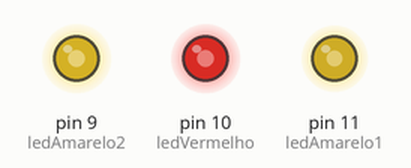
This program was run on a simulated Arduino Uno, built with avr-gcc and run on an emulated ATmega328P. Shown: output pins drawn as LEDs (lit = HIGH). Random numbers use the default seed unless the program sets one.

Above: at 0.34 s.
At 11.33 s:
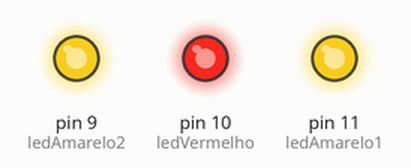
At 20.14 s:
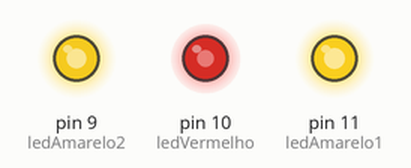
At 27.16 s:
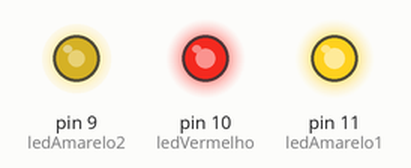
At 31.84 s:
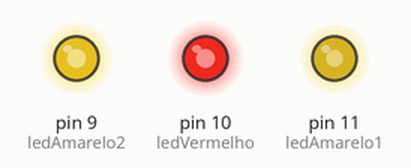
At 39.21 s:
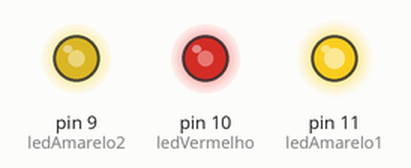
Timing chart, 0 to 40.0 s (numbered marks = the images above):
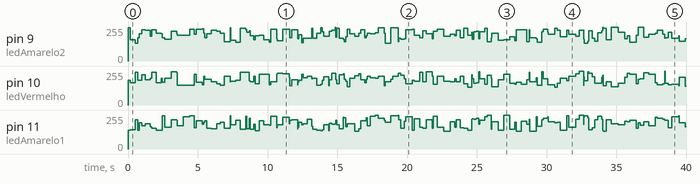

Measured:
- by itself, pin 9 (ledAmarelo2): 0/255 → 248/255 at 0.00 s, → 159/255 0.16 s later, → 135/255 0.38 s later, → 175/255 0.17 s later, … (170 changes in this stretch)
- by itself, pin 10 (ledVermelho): 0/255 → 184/255 at 0.00 s, → 167/255 0.16 s later, → 244/255 0.38 s later, → 184/255 0.17 s later, … (165 changes in this stretch)

The program:

main.cpp
```cpp
#include <Arduino.h>

/*=============================================================================
Autor:        Johnny Meneses [bilbo_vader@outlook.com]
Descrição:    LED - Efeito de Luz - Velas

Lista de Componentes
[1]	Arduino Uno R3
[3]	330 Ω Resistor
[2]	Yellow LED
[1]	Red LED

 *===========================================================================*/

const int ledAmarelo1 = 11;              //LED Amarelo em uma saida PWM
const int ledVermelho = 10;              //LED Vermelho em uma saida PWM
const int ledAmarelo2 = 9;               //LED Amarelo em uma saida PWM

void setup()
{
    Serial.begin(9600);
    pinMode(ledAmarelo1, OUTPUT);
    pinMode(ledVermelho, OUTPUT);
    pinMode(ledAmarelo2, OUTPUT);

}


//Função que liga as LED alternando a intensidade da luz.

void candle()
{
    analogWrite(ledAmarelo1, random(120)+135);
    analogWrite(ledVermelho, random(120)+135);
    analogWrite(ledAmarelo2, random(120)+135);
    delay(random(500));

}


void loop()
{

  candle();

}
```
